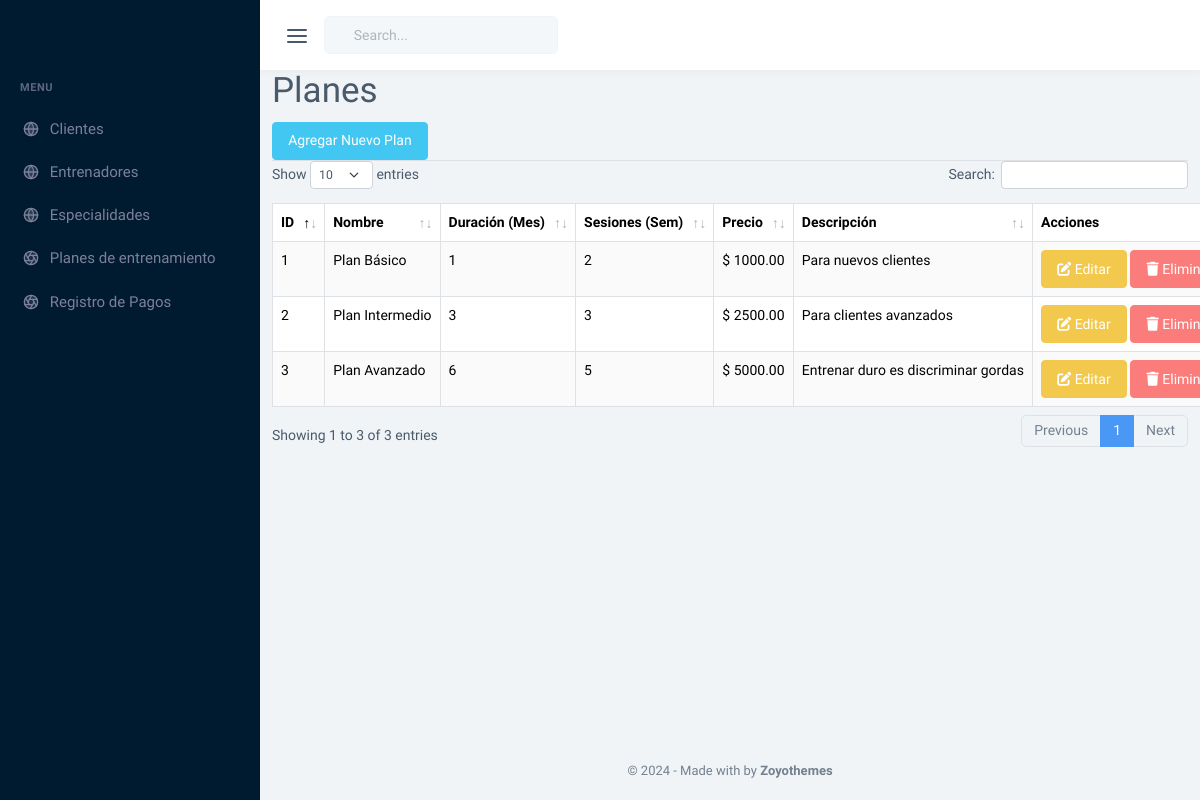
Page /planes on the committed database.
### tables this page shows
CREATE TABLE `planes_entrenamiento` (
  `id_plan` int(11) NOT NULL,
  `nombre_plan` varchar(100) NOT NULL,
  `duracion` int(11) NOT NULL,
  `sesiones` int(11) NOT NULL,
  `precio` decimal(10,2) DEFAULT 0.00,
  `descripcion` varchar(255) DEFAULT NULL
);

### controladores/controlador.plantilla.php (called while the page is built)
<?php
class ControladorPlantilla{
    public function ctrMostrarPlantilla(){
        include 'vistas/plantilla.php';
    }
    static public function url(){
        return "http://localhost/larrys_gym/";
    }
}

### index.php (called while the page is built, shortened)
<?php
require_once 'controladores/controlador.plantilla.php';
require_once "controladores/controlador.especialidades.php";
require_once 'modelos/modelo.planes.php';
require_once 'controladores/controlador.planes.php';
$plantilla = new ControladorPlantilla();
$plantilla -> ctrMostrarPlantilla();

### modelos/conexion.php (called while the page is built, shortened)
<?php
class Conexion
{
	static public function conectar()
	{
		try {
			$link = new PDO(
				"mysql:host=" . self::HOST . ";dbname=" . self::DBNAME,
				self::USER,
				self::PASSWORD
			);
			$link->exec("set names utf8");
			return $link;
		} catch (PDOException $e) {
			die("Error en la conexión a la base de datos: " . $e->getMessage());
		}
	}
}

### modelos/modelo.planes.php (called while the page is built, shortened)
<?php
require_once 'conexion.php';
class ModeloPlanes
{
    static public function mdlMostrarPlanes()
    {
        try {
            $stmt = Conexion::conectar()->prepare("SELECT * FROM planes_entrenamiento");
            $stmt->execute();
            return $stmt->fetchAll(PDO::FETCH_ASSOC);
        } catch (Exception $e) {
            return "Error: " . $e->getMessage();
        }
    }
}
?>

### controladores/controlador.planes.php (called while the page is built, shortened)
<?php
class ControladorPlanes
{
    static public function ctrMostrarPlanes($item, $valor)
    {
        $respuesta = ModeloPlanes::mdlMostrarPlanes($item, $valor);
        return $respuesta;
    }
}

### vistas/core/planes.php (the view, shortened to what this page needs)
<?php
$planes = ControladorPlanes::ctrMostrarPlanes(null, null);
$cantidad = count($planes);
?>
<div class="row">
    <div class="col-12">
        <h1>Planes</h1>
        <Planes(s="card">
            <div class="card-header">
                <a href="planes_agregar" class="btn btn-info">Agregar Nuevo Plan</a>
            </div>
            <?php if ($cantidad > 0) { ?>
                <div class="card-body">
                    <table id="datatable" class="table table-bordered table-striped dt-responsive table-responsive nowrap">
                        <thead>
                            <tr>
                            <th>ID</th>
                            <th>Nombre</th>
                            <th>Duración (Mes)</th>
                            <th>Sesiones (Sem)</th>
                            <th>Precio</th>
                            <th>Descripción</th>
                            <th>Acciones</th>
                            </tr>
                        </thead>
                        <tbody>
                        <?php foreach ($planes as $plan) { ?>
                            <tr>
                                <td><?php echo $plan["id_plan"]; ?></td>
                                <td><?php echo $plan["nombre_plan"]; ?></td>
                                <td><?php echo $plan["duracion"]; ?></td>
                                <td><?php echo $plan["sesiones"]; ?></td>
                                <td><?php echo "$ ".$plan["precio"]; ?></td>
                                <td><?php echo $plan["descripcion"]; ?></td>
                                <td>
                                    <a href="planes_editar/<?php echo $plan['id_plan']; ?>" class="btn btn-warning">
                                        <i class="fas fa-edit"></i> Editar
                                    </a>
                                    <button
                                    class="btn btn-danger btnEliminarPlan"
                                    id_plan=<?php echo $plan["id_plan"]; ?>
                                    ><i class="fas fa-trash"></i> Eliminar</button>
                                </td>
                                </tr>
                            <?php } ?>
                        </tbody>
                    </table>
                </div>
            <?php } else { ?>
                <h3>No hay Planes de Entrenamiento registrados</h3>
            <?php } ?>
        </div>
    </div>
</div>

### vistas/plantilla.php (shortened to what this page needs)
<?php
$url = ControladorPlantilla::url();
?>
<!DOCTYPE html>
<html lang="en">
<head>
    <link href="<?php echo $url; ?>vistas/assets/css/app.min.css" rel="stylesheet" type="text/css" id="app-style" />
    <link rel="stylesheet" href="https://cdnjs.cloudflare.com/ajax/libs/font-awesome/6.6.0/css/all.min.css" />
    <link href="<?php echo $url; ?>vistas/assets/libs/datatables.net-bs5/css/dataTables.bootstrap5.min.css" rel="stylesheet" type="text/css" />
    <link href="<?php echo $url; ?>vistas/assets/libs/datatables.net-buttons-bs5/css/buttons.bootstrap5.min.css" rel="stylesheet" type="text/css" />
    <link href="<?php echo $url; ?>vistas/assets/libs/datatables.net-keytable-bs5/css/keyTable.bootstrap5.min.css" rel="stylesheet" type="text/css" />
    <link href="<?php echo $url; ?>vistas/assets/libs/datatables.net-responsive-bs5/css/responsive.bootstrap5.min.css" rel="stylesheet" type="text/css" />
    <link href="<?php echo $url; ?>vistas/assets/libs/datatables.net-select-bs5/css/select.bootstrap5.min.css" rel="stylesheet" type="text/css" />
    <link href="https://cdnjs.cloudflare.com/ajax/libs/select2/4.1.0-beta.1/css/select2.min.css" rel="stylesheet" />
</head>
    <body data-menu-color="dark" data-sidebar="default">
        <div id="app-layout">
            <?php include 'modulos/header.php' ?>
            <?php include 'modulos/menu.php' ?>
            <div class="content-page">
                <?php
                if (isset($_GET["pagina"])) {
                    $rutas = explode('/', $_GET["pagina"]);
                    if (
                        $rutas[0] == "clientes" ||
                        $rutas[0] == "agregar_cliente" ||
                        $rutas[0] == "editar_cliente" ||
                        $rutas[0] == "entrenadores" ||
                        $rutas[0] == "agregar_entrenador" ||
                        $rutas[0] == "editar_entrenador" ||
                        $rutas[0] == "especialidades" ||
                        $rutas[0] == "agregar_especialidad" ||
                        $rutas[0] == "editar_especialidad" ||
                        $rutas[0] == "planes" ||
                        $rutas[0] == "planes_agregar" ||
                        $rutas[0] == "planes_editar" ||
                        $rutas[0] == "pagos" ||
                        $rutas[0] == "pagos_agregar" ||
                        $rutas[0] == "pagos_eliminar" ||
                        $rutas[0] == "pagos_editar"
                    ) {
                        include "vistas/core/" . $rutas[0] . ".php";
                    } else {
                        include "vistas/modulos/404.php";
                    }
                }
                ?>
                <?php include 'modulos/footer.php' ?>
            </div>
    </body>
</html>

### vistas/modulos/header.php (shortened to what this page needs)
<div class="topbar-custom">
                <div class="container-fluid">
                    <div class="d-flex justify-content-between">
                        <ul class="list-unstyled topnav-menu mb-0 d-flex align-items-center">
                            <li>
                                <button class="button-toggle-menu nav-link">
                                    <i data-feather="menu" class="noti-icon"></i>
                                </button>
                            </li>
                            <li class="d-none d-lg-block">
                                <div class="position-relative topbar-search">
                                    <input type="text" class="form-control bg-light bg-opacity-75 border-light ps-4" placeholder="Search...">
                                </div>
                            </li>
                        </ul>
                    </div>
                </div>
            </div>

### vistas/modulos/menu.php (shortened to what this page needs)
<div class="app-sidebar-menu">
                <div class="h-100" data-simplebar>
                    <div id="sidebar-menu">
                        <div class="logo-box">
                            <a href="index.html" class="logo logo-light">
                                <span class="logo-lg">
                                </span>
                            </a>
                        </div>
                        <ul id="side-menu">
                            <li class="menu-title">Menu</li>
                            <li>
                                <a href="<?php echo $url; ?>clientes">
                                    <i data-feather="globe"></i>
                                    <span> Clientes </span>
                                </a>
                            </li>
                            <li>
                                <a href="<?php echo $url; ?>entrenadores">
                                    <i data-feather="globe"></i>
                                    <span> Entrenadores </span>
                                </a>
                            </li>
                            <li>
                                <a href="<?php echo $url; ?>especialidades">
                                    <i data-feather="globe"></i>
                                    <span> Especialidades </span>
                                </a>
                            </li>
                            <li>
                                <a href="<?php echo $url; ?>planes">
                                    <i data-feather="aperture"></i>
                                    <span> Planes de entrenamiento </span>
                                </a>
                            </li>
                            <li>
                                <a href="<?php echo $url; ?>pagos">
                                    <i data-feather="aperture"></i>
                                    <span> Registro de Pagos </span>
                                </a>
                            </li>
                        </ul>
                    </div>
                </div>
            </div>

### vistas/modulos/footer.php
<footer class="footer">
    <div class="container-fluid">
        <div class="row">
            <div class="col fs-13 text-muted text-center">
                &copy; <script>document.write(new Date().getFullYear())</script> - Made with <span class="mdi mdi-heart text-danger"></span> by <a href="#!" class="text-reset fw-semibold">Zoyothemes</a>
            </div>
        </div>
    </div>
</footer>

### rows in the picture
planes_entrenamiento: id_plan "1", nombre_plan "Plan Básico", duracion "1", sesiones "2", precio "1000.00", descripcion "Para nuevos clientes"
planes_entrenamiento: id_plan "2", nombre_plan "Plan Intermedio", duracion "3", sesiones "3", precio "2500.00", descripcion "Para clientes avanzados"
planes_entrenamiento: id_plan "3", nombre_plan "Plan Avanzado", duracion "6", sesiones "5", precio "5000.00", descripcion "Entrenar duro es discriminar gordas"
